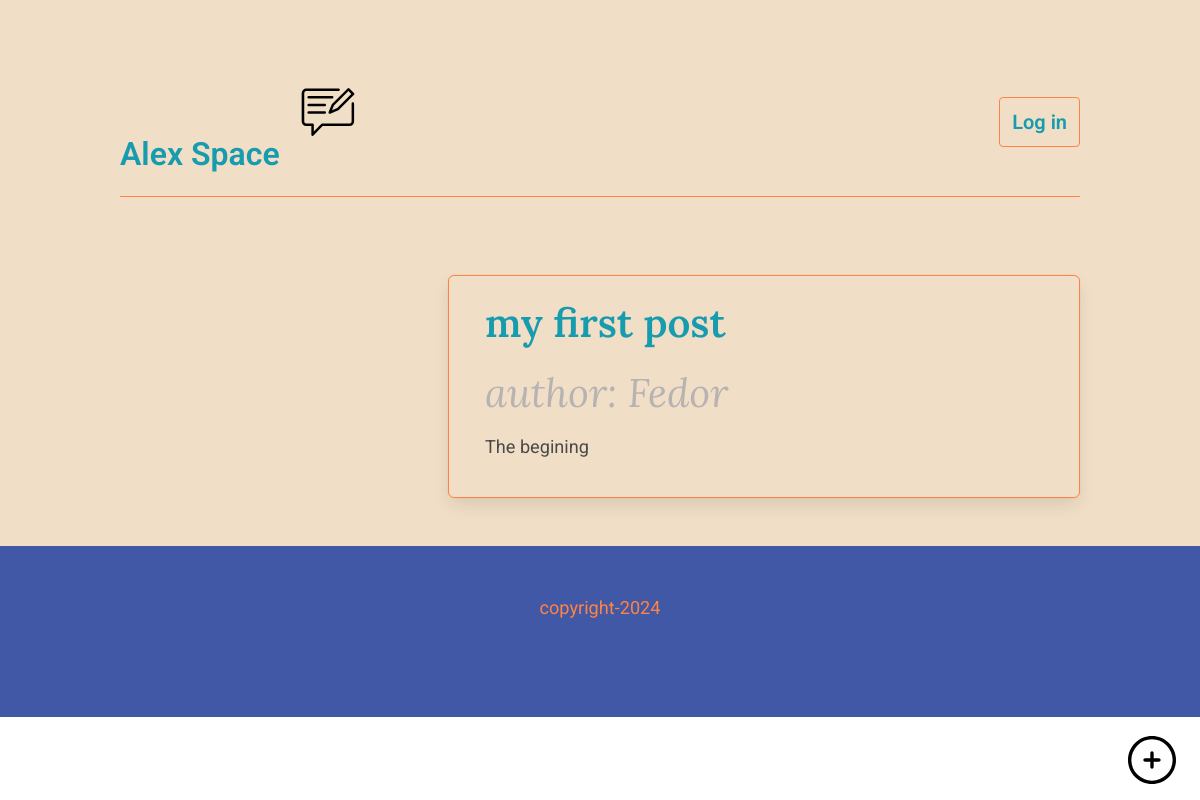
Before: /posts/1 with the older database file.
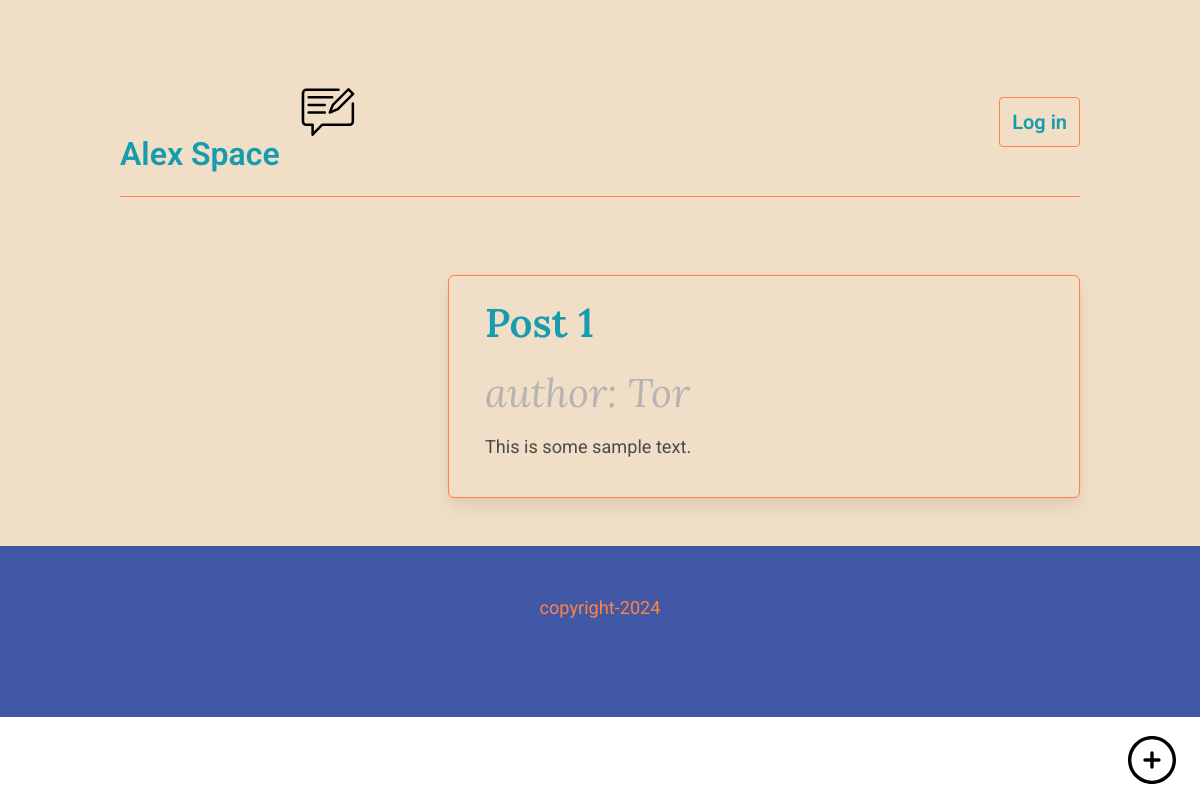
After: the same page with the newer database file.
### app/models.py (models this page shows, shortened)
class Post(db.Model):
    id: orm.Mapped[int] = orm.mapped_column(primary_key=True)
    post_title: orm.Mapped[str] = orm.mapped_column(alchemy.String(70))
    post_body: orm.Mapped[str] = orm.mapped_column(alchemy.String(5000))
    date_created: orm.Mapped[datetime] = orm.mapped_column(default=lambda:datetime.now(timezone.utc), index=True) # указание времени конкретного поста
    user_id: orm.Mapped[int] = orm.mapped_column(alchemy.ForeignKey(User.id), index=True)
    author: orm.Mapped["User"] = orm.relationship(back_populates="posts")

class User(db.Model, UserMixin):
    id: orm.Mapped[int] = orm.mapped_column(primary_key=True)
    username: orm.Mapped[str] = orm.mapped_column(alchemy.String(64), index=True, unique=True)
    email: orm.Mapped[str] = orm.mapped_column(alchemy.String(120), index=True, unique=True)
    password_hash: orm.Mapped[Optional[str]] = orm.mapped_column(alchemy.String(256)) # 16-тиричное число хранящее пароль в виде цифр и букв
    posts: orm.WriteOnlyMapped['Post'] = orm.relationship(back_populates="author")
    about_me: orm.Mapped[Optional[str]] = orm.mapped_column(alchemy.String(256)) # биография
    last_seen: orm.Mapped[Optional[datetime]] = orm.mapped_column(default=lambda:datetime.now(timezone.utc)) # указание времени последнего посещения

### app/routes.py (the view)
@app.route("/posts/<int:id>")
def post(id):
    post = Post.query.get(id)
    print(post.post_body, "########################")
    post.post_body = gen_html(post.post_body)
    print(post.post_body, "************************")
    return render_template("post.html", post = post)

### markdown_processer.py (called while the page is built)
def divide_text(text):
    return text.split("\n\n")

def gen_emphasis(line):
    if "**" in line:
        bold_expesion = re.compile("\*{2,}(.*?)\*{2,}")
        return re.sub(bold_expesion, "<b>\\1</b>", line)
    elif "*" in line:
        italic_expesion = re.compile("\*{1,}(.*?)\*{1,}")
        return re.sub(italic_expesion, "<i>\\1</i>", line)
    else:
        return line

def gen_paragraph(line):
    return f"<p> {line} </p>"

### app/templates/post.html
{%extends "base.html"%}
{%block content%}
<div class = "tile is-vertical is-parent">
<article class = "tile is-child box blogpost">
    <header class="post-header">
        <h3 class = "title">{{post.post_title}}</h3>
        <h5 class = "author">author: {{post.author.username}}</h5>
    </header>
    {{post.post_body | safe}}
</article>
</div>
{%endblock%}

Changed rows visible on the page:
no longer on this page (row unchanged): User: author.username "Fedor"
changed Post: post_title "my first post" → "Post 1"; post_body "The begining" → "This is some sample text."
now on this page (row unchanged): User: author.username "Tor"
